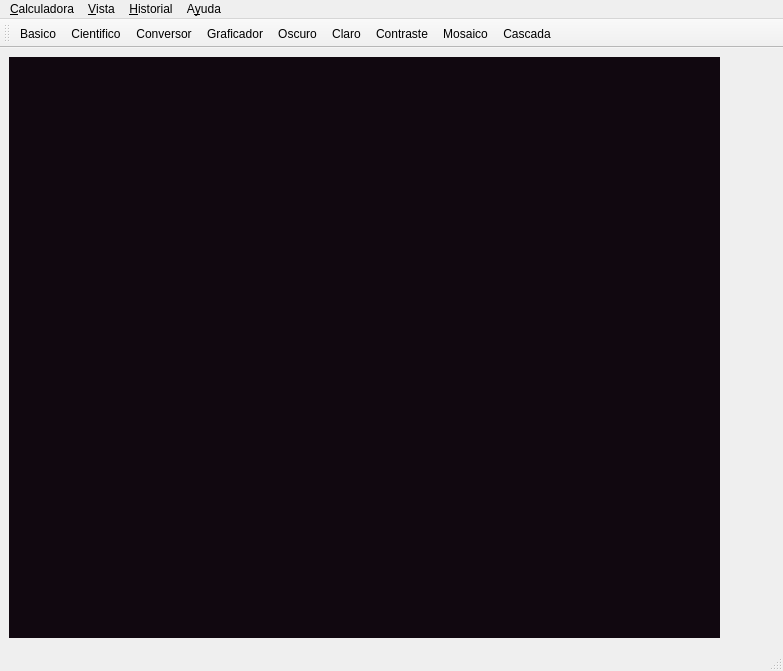
<?xml version="1.0" encoding="UTF-8"?>
<ui version="4.0">
 <class>VentanaPrincipal</class>
 <widget class="QMainWindow" name="VentanaPrincipal">
  <property name="geometry">
   <rect>
    <x>0</x>
    <y>0</y>
    <width>783</width>
    <height>671</height>
   </rect>
  </property>
  <property name="windowTitle">
   <string>Calculadora Cientifica Avanzada</string>
  </property>
  <widget class="QWidget" name="centralwidget">
   <widget class="QMdiArea" name="mdi_area">
    <property name="geometry">
     <rect>
      <x>9</x>
      <y>9</y>
      <width>711</width>
      <height>581</height>
     </rect>
    </property>
    <property name="background">
     <brush brushstyle="SolidPattern">
      <color alpha="255">
       <red>17</red>
       <green>8</green>
       <blue>16</blue>
      </color>
     </brush>
    </property>
    <property name="viewMode">
     <enum>QMdiArea::ViewMode::SubWindowView</enum>
    </property>
   </widget>
  </widget>
  <widget class="QMenuBar" name="menu_bar">
   <property name="geometry">
    <rect>
     <x>0</x>
     <y>0</y>
     <width>783</width>
     <height>33</height>
    </rect>
   </property>
   <widget class="QMenu" name="menu_Calculadora">
    <property name="title">
     <string>&amp;Calculadora</string>
    </property>
    <addaction name="ac_basico"/>
    <addaction name="ac_cientifico"/>
    <addaction name="ac_conversor"/>
    <addaction name="ac_graficador"/>
    <addaction name="separator"/>
    <addaction name="ac_salir"/>
   </widget>
   <widget class="QMenu" name="menu_Vista">
    <property name="title">
     <string>&amp;Vista</string>
    </property>
    <widget class="QMenu" name="menu_Ventanas_MDI">
     <property name="title">
      <string>&amp;Ventanas MDI</string>
     </property>
     <addaction name="ac_cascade"/>
     <addaction name="ac_tile"/>
     <addaction name="ac_cerrar_todas"/>
    </widget>
    <addaction name="ac_oscuro"/>
    <addaction name="ac_claro"/>
    <addaction name="ac_alto_contraste"/>
    <addaction name="menu_Ventanas_MDI"/>
   </widget>
   <widget class="QMenu" name="menu_Historial">
    <property name="title">
     <string>&amp;Historial</string>
    </property>
    <addaction name="ac_borrar_historial"/>
   </widget>
   <widget class="QMenu" name="menu_Ayuda">
    <property name="title">
     <string>A&amp;yuda</string>
    </property>
    <addaction name="ac_acerca"/>
   </widget>
   <addaction name="menu_Calculadora"/>
   <addaction name="menu_Vista"/>
   <addaction name="menu_Historial"/>
   <addaction name="menu_Ayuda"/>
  </widget>
  <widget class="QToolBar" name="toolbar">
   <property name="windowTitle">
    <string>Principal</string>
   </property>
   <property name="movable">
    <bool>true</bool>
   </property>
   <attribute name="toolBarArea">
    <enum>TopToolBarArea</enum>
   </attribute>
   <attribute name="toolBarBreak">
    <bool>false</bool>
   </attribute>
   <addaction name="tb_basico"/>
   <addaction name="tb_cientifico"/>
   <addaction name="tb_conversor"/>
   <addaction name="tb_graficador"/>
   <addaction name="tb_oscuro"/>
   <addaction name="tb_claro"/>
   <addaction name="tb_contraste"/>
   <addaction name="tb_mosaico"/>
   <addaction name="tb_cascada"/>
  </widget>
  <widget class="QStatusBar" name="status_bar"/>
  <action name="ac_basico">
   <property name="text">
    <string>Modo Basico</string>
   </property>
   <property name="statusTip">
    <string>Calculadora basica aritmetica</string>
   </property>
   <property name="shortcut">
    <string>Ctrl+1</string>
   </property>
  </action>
  <action name="ac_cientifico">
   <property name="text">
    <string>Modo Cientifico</string>
   </property>
   <property name="statusTip">
    <string>Calculadora con funciones cientificas</string>
   </property>
   <property name="shortcut">
    <string>Ctrl+2</string>
   </property>
  </action>
  <action name="ac_conversor">
   <property name="text">
    <string>Modo Conversor</string>
   </property>
   <property name="statusTip">
    <string>Convertidor de unidades</string>
   </property>
   <property name="shortcut">
    <string>Ctrl+3</string>
   </property>
  </action>
  <action name="ac_graficador">
   <property name="text">
    <string>Modo Graficador</string>
   </property>
   <property name="statusTip">
    <string>Graficador de funciones matematicas</string>
   </property>
   <property name="shortcut">
    <string>Ctrl+4</string>
   </property>
  </action>
  <action name="ac_salir">
   <property name="text">
    <string>Salir</string>
   </property>
   <property name="shortcut">
    <string>Ctrl+Q</string>
   </property>
  </action>
  <action name="ac_oscuro">
   <property name="text">
    <string>Tema Oscuro</string>
   </property>
   <property name="shortcut">
    <string>Ctrl+Shift+D</string>
   </property>
  </action>
  <action name="ac_claro">
   <property name="text">
    <string>Tema Claro</string>
   </property>
   <property name="shortcut">
    <string>Ctrl+Shift+L</string>
   </property>
  </action>
  <action name="ac_alto_contraste">
   <property name="text">
    <string>Alto Contraste</string>
   </property>
   <property name="shortcut">
    <string>Ctrl+Shift+A</string>
   </property>
  </action>
  <action name="ac_cascade">
   <property name="text">
    <string>Cascada</string>
   </property>
   <property name="shortcut">
    <string>Ctrl+Shift+C</string>
   </property>
  </action>
  <action name="ac_tile">
   <property name="text">
    <string>Mosaico</string>
   </property>
   <property name="shortcut">
    <string>Ctrl+Shift+T</string>
   </property>
  </action>
  <action name="ac_cerrar_todas">
   <property name="text">
    <string>Cerrar todas</string>
   </property>
   <property name="shortcut">
    <string>Ctrl+Shift+W</string>
   </property>
  </action>
  <action name="ac_borrar_historial">
   <property name="text">
    <string>Borrar historial</string>
   </property>
   <property name="shortcut">
    <string>Ctrl+H</string>
   </property>
  </action>
  <action name="ac_acerca">
   <property name="text">
    <string>Acerca de...</string>
   </property>
   <property name="shortcut">
    <string>F1</string>
   </property>
  </action>
  <action name="tb_basico">
   <property name="text">
    <string>Basico</string>
   </property>
  </action>
  <action name="tb_cientifico">
   <property name="text">
    <string>Cientifico</string>
   </property>
  </action>
  <action name="tb_conversor">
   <property name="text">
    <string>Conversor</string>
   </property>
  </action>
  <action name="tb_graficador">
   <property name="text">
    <string>Graficador</string>
   </property>
  </action>
  <action name="tb_oscuro">
   <property name="text">
    <string>Oscuro</string>
   </property>
  </action>
  <action name="tb_claro">
   <property name="text">
    <string>Claro</string>
   </property>
  </action>
  <action name="tb_contraste">
   <property name="text">
    <string>Contraste</string>
   </property>
  </action>
  <action name="tb_mosaico">
   <property name="text">
    <string>Mosaico</string>
   </property>
  </action>
  <action name="tb_cascada">
   <property name="text">
    <string>Cascada</string>
   </property>
  </action>
 </widget>
 <resources/>
 <connections/>
</ui>
